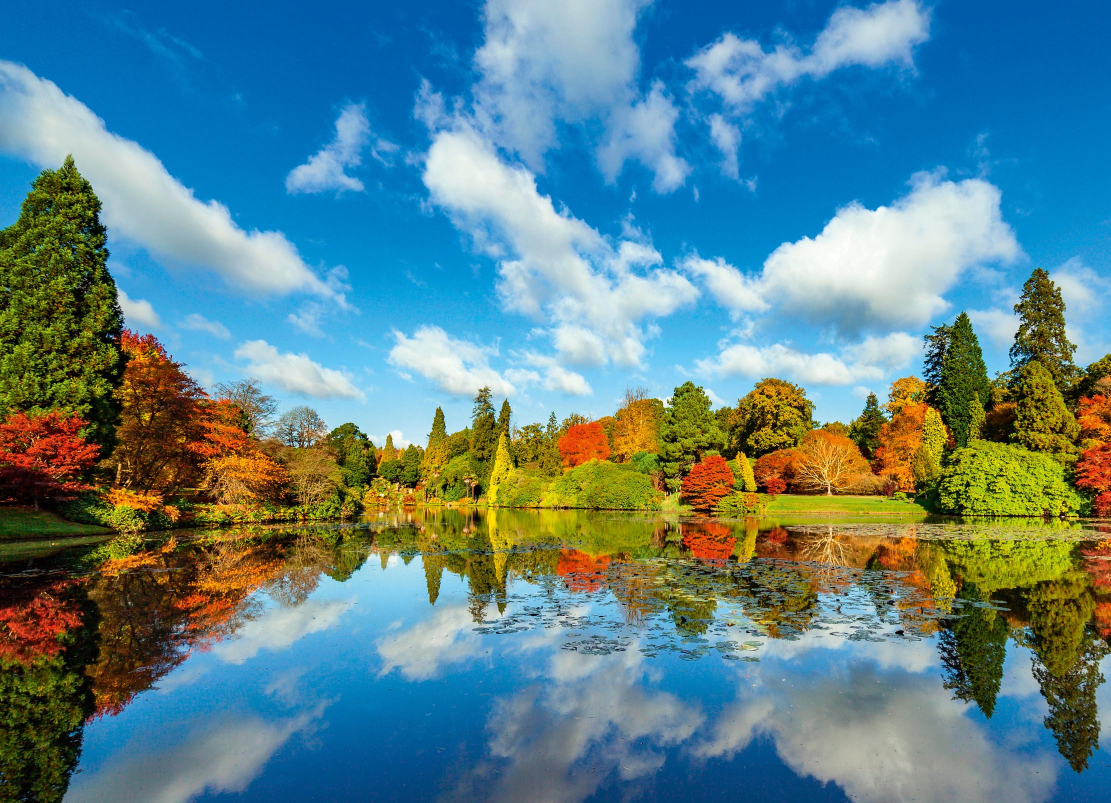
#> input picture images/trees.jpg, 2222 x 1606 px (shown at 1/2 size)
$ jupyter execute Image-transformation.ipynb
#> lines starting #> are read from the running program, lines starting #| are printed output that depends on the picture
[cell 1]
import numpy as np
import cv2
import matplotlib.pyplot as plt

## Reading Image

[cell 2]
# read the input image
img = cv2.imread("../images/trees.jpg")
#> img is the input picture: shape (1606, 2222, 3); mean B, G, R 136.7, 130.4, 91.1
# convert from BGR to RGB so we can plot using matplotlib
img = cv2.cvtColor(img, cv2.COLOR_BGR2RGB)
# disable x & y axis
plt.axis('off')
# show the image
plt.imshow(img)
plt.show()

## Translation of image

[cell 3]
# get the image shape
print(img.shape)
#| (1606, 2222, 3)
rows, cols, dim = img.shape
#> rows = 1606; cols = 2222; dim = 3
# transformation matrix for translation
M = np.float32([[1, 0, 500],
                [0, 1, 500],
                [0, 0, 1]])
# apply a perspective transformation to the image
translated_img = cv2.warpPerspective(img, M, (cols, rows))
# disable x & y axis
plt.axis('off')
# show the resulting image
plt.imshow(translated_img)
plt.show()

## Scaling of Image

[cell 4]
# get the image shape
print(img.shape)
#| (1606, 2222, 3)
rows, cols, dim = img.shape
#transformation matrix for Scaling
M = np.float32([[1.5, 0  , 0],
                [0,   1.8, 0],
                [0,   0,   1]])
# apply a perspective transformation to the image
scaled_img = cv2.warpPerspective(img,M,(cols,rows))
# disable x & y axis
plt.axis('off')
# show the resulting image
plt.imshow(scaled_img)
plt.show()

## Shearing of Image

[cell 5]
# get the image shape
print(img.shape)
#| (1606, 2222, 3)
rows, cols, dim = img.shape
# transformation matrix for Shearing
# shearing applied to x-axis
M = np.float32([[1, 0.5, 0],
                [0, 1  , 0],
                [0, 0  , 1]])
# shearing applied to y-axis
# M = np.float32([[1,   0, 0],
#                 [0.5, 1, 0],
#                 [0,   0, 1]])
# apply a perspective transformation to the image
sheared_img = cv2.warpPerspective(img,M,(cols,rows))
# disable x & y axis
plt.axis('off')
# show the resulting image
plt.imshow(sheared_img)
plt.show()

## Reflection of Image

[cell 6]
# get the image shape
rows, cols, dim = img.shape
# transformation matrix for x-axis reflection
M1 = np.float32([[1,  0, 0   ],
                [0, -1, rows],
                [0,  0, 1   ]])
#> M1 = [[1, 0, 0], [0, -1, 1606], [0, 0, 1]]
# transformation matrix for y-axis reflection
M2 = np.float32([[-1, 0, cols],
                [ 0, 1, 0   ],
                [ 0, 0, 1   ]])
#> M2 = [[-1, 0, 2222], [0, 1, 0], [0, 0, 1]]
# apply a perspective transformation to the image
h_reflected_img = cv2.warpPerspective(img,M1,(cols,rows))
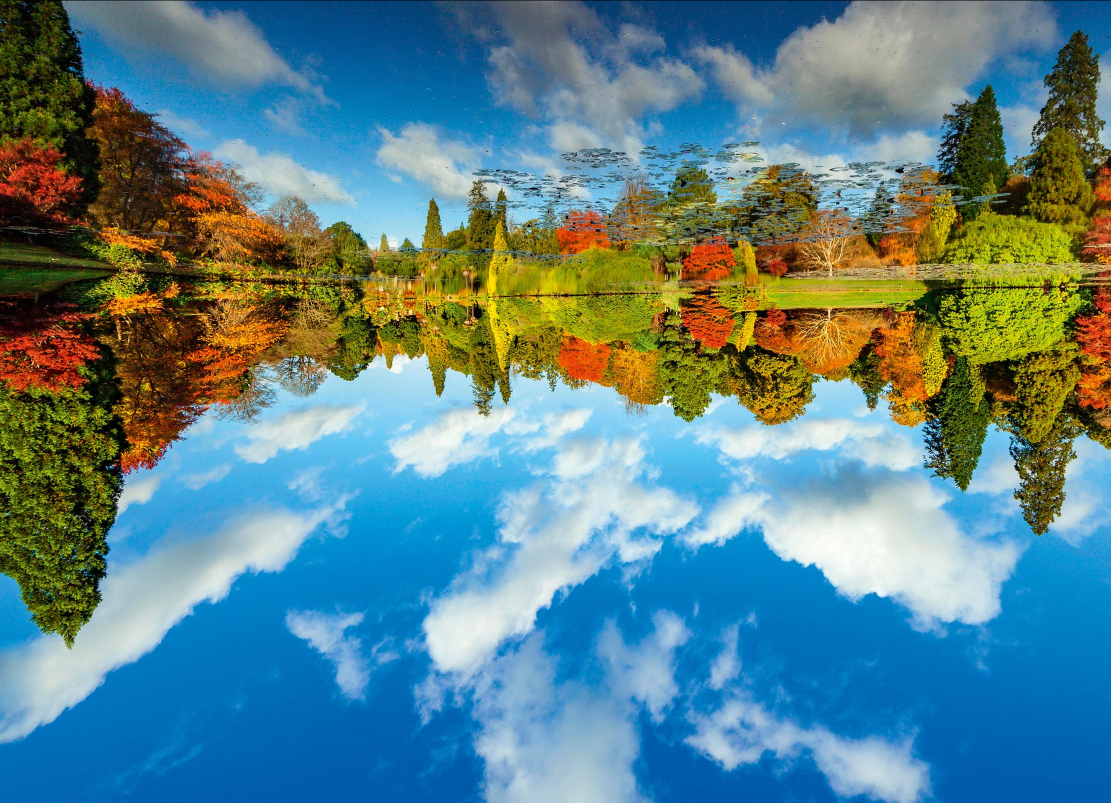
#> h_reflected_img: shape (1606, 2222, 3) (shown at 1/2 size); mean R, G, B 91.1, 130.4, 136.6
v_reflected_img = cv2.warpPerspective(img,M2,(cols,rows))
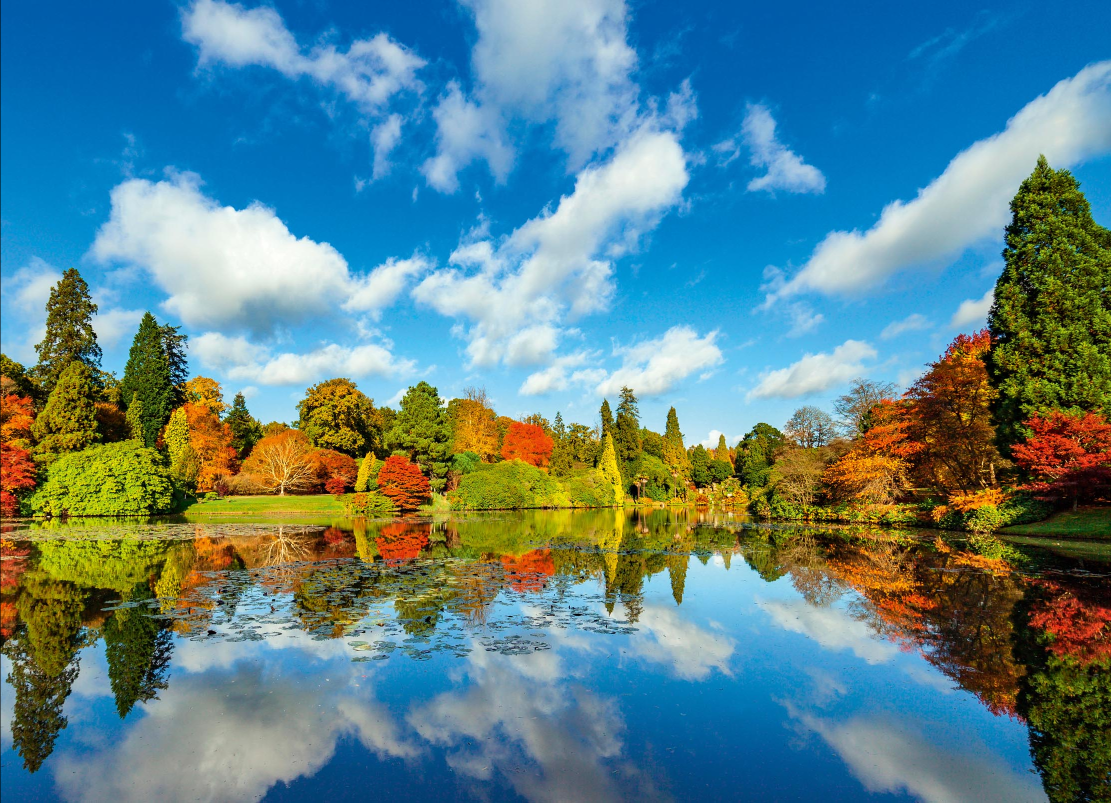
#> v_reflected_img: shape (1606, 2222, 3) (shown at 1/2 size); mean R, G, B 91, 130.4, 136.7
# disable x & y axis
plt.axis('off')
# show the resulting image
combined=np.hstack((h_reflected_img,v_reflected_img))
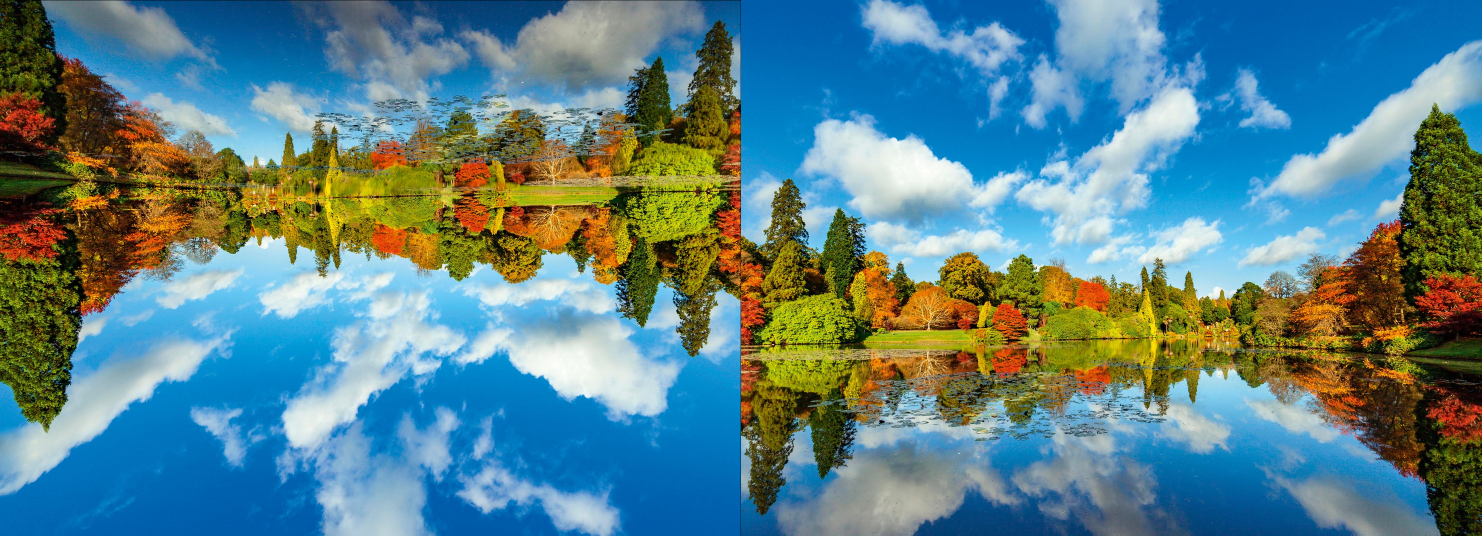
#> combined: shape (1606, 4444, 3) (shown at 1/3 size); mean R, G, B 91.1, 130.4, 136.7

plt.title('X-axis reflection and Y-axis reflection')
plt.imshow(combined)
plt.show()

## Rotation of Image

[cell 7]
# get the image shape
rows, cols, dim = img.shape
#angle from degree to radian
angle = np.radians(10)
#transformation matrix for Rotation
M = np.float32([[np.cos(angle), -(np.sin(angle)), 0],
                [np.sin(angle), np.cos(angle), 0],
                [0, 0, 1]])
# apply a perspective transformation to the image
rotated_img = cv2.warpPerspective(img, M, (int(cols),int(rows)))
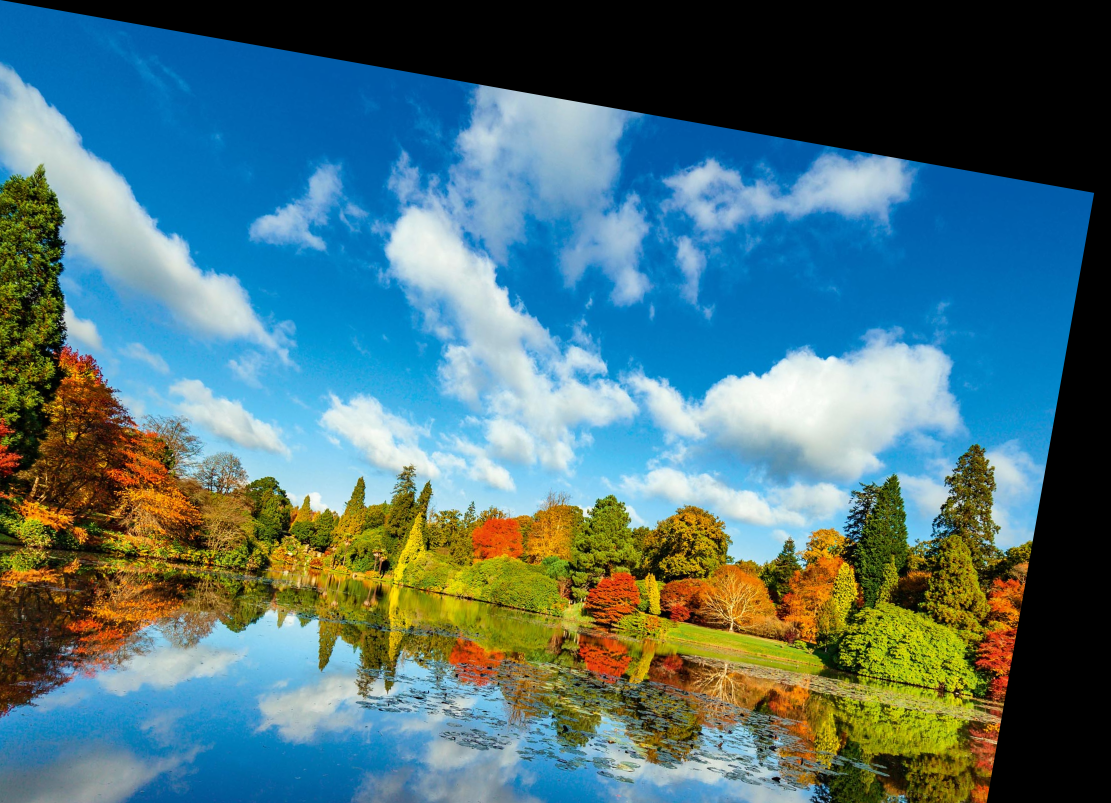
#> rotated_img: shape (1606, 2222, 3) (shown at 1/2 size); mean R, G, B 78.6, 114.6, 120.4
# disable x & y axis
plt.axis('off')
# show the resulting image
plt.imshow(rotated_img)
plt.show()

## Cropping of Image

[cell 8]
# get 200 pixels from 100 to 300 on both x-axis & y-axis
# change that if you will, just make sure you don't exceed cols & rows
cropped_img = img[100:300, 100:300]
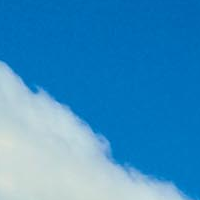
#> cropped_img: shape (200, 200, 3); mean R, G, B 58.7, 142.4, 195.2
# disable x & y axis
plt.axis('off')
# show the resulting image
plt.imshow(cropped_img)
plt.show()

## Center Crop of Image

[cell 9]
# get the image width & height
width, height = img.shape[1], img.shape[0]

# get the image cropped width & height
crop_width , crop_height = 500, 600

half_crop_width , half_crop_height = int(crop_width/2) , int(crop_height/2)

mid_x, mid_y = int(width/2), int(height/2)

center_cropped_img=img[mid_y-half_crop_height : mid_y+half_crop_height, mid_x-half_crop_width : mid_x+half_crop_width]
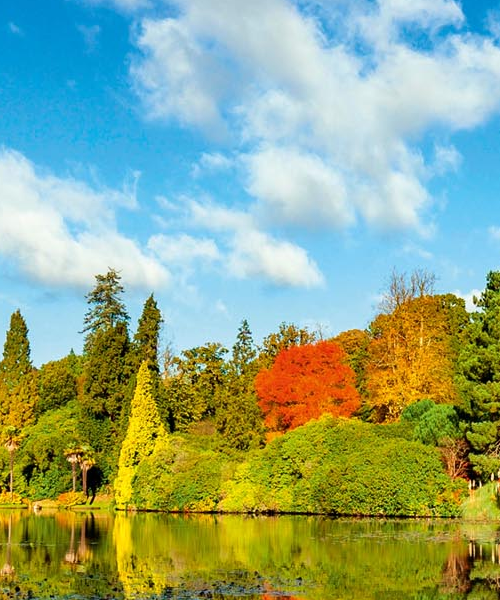
#> center_cropped_img: shape (600, 500, 3); mean R, G, B 144.3, 168.6, 133.7

# disable x & y axis
plt.axis('off')
# show the resulting image
plt.imshow(center_cropped_img)
plt.show()
